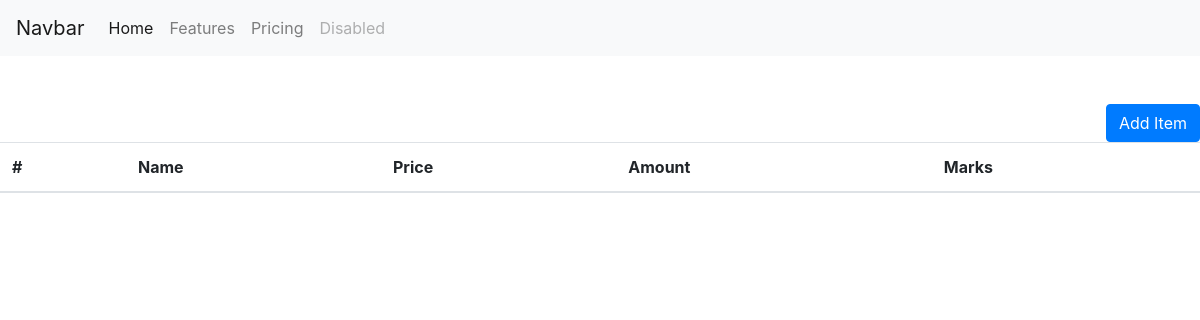
Before: / with the older database file.
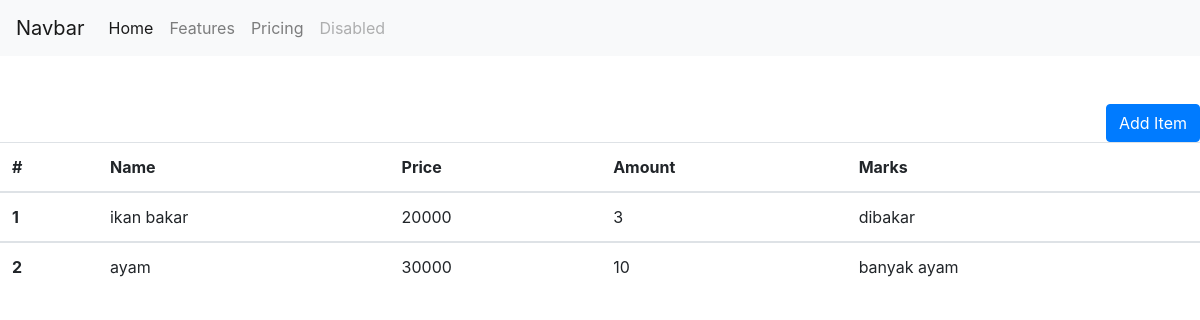
After: the same page with the newer database file.
### app.py (models this page shows, shortened)
class Restaurant(db.Model):
	id = db.Column(db.Integer, unique=True, primary_key=True)
	name = db.Column(db.String(150))
	price = db.Column(db.Integer)
	amount = db.Column(db.Integer)
	marks = db.Column(db.Text)

### app.py (the view)
@app.route('/')
def index():
	items = Restaurant.query.all()
	return render_template('index.html', data=items)

### templates/index.html (shortened to what this page needs)
<!DOCTYPE html>
<html>
<head>
	<link rel="stylesheet" href="https://maxcdn.bootstrapcdn.com/bootstrap/4.0.0/css/bootstrap.min.css">
</head>
<body>
	<nav class="navbar navbar-expand-lg navbar-light bg-light">
	  <a class="navbar-brand" href="#">Navbar</a>
	  <div class="collapse navbar-collapse" id="navbarNav">
	    <ul class="navbar-nav">
	      <li class="nav-item active">
	        <a class="nav-link" href="#">Home <span class="sr-only">(current)</span></a>
	      </li>
	      <li class="nav-item">
	        <a class="nav-link" href="#">Features</a>
	      </li>
	      <li class="nav-item">
	        <a class="nav-link" href="/showPrice">Pricing</a>
	      </li>
	      <li class="nav-item">
	        <a class="nav-link disabled" href="#">Disabled</a>
	      </li>
	    </ul>
	  </div>
	</nav>
	<br>
	<br>
	<button type="button" class="btn btn-primary" style="float:right;" data-toggle="modal" data-target="#exampleModal">
	  Add Item
	</button>
	<table class="table">
	  <thead>
	    <tr>
	      <th scope="col">#</th>
	      <th scope="col">Name</th>
	      <th scope="col">Price</th>
	      <th scope="col">Amount</th>
	      <th scope="col">Marks</th>
	    </tr>
	  </thead>
	  {%for item in data%}
	  <tbody>
	  	{%if item%}
	    <tr>
	      <th scope="row">{{item.id}}</th>
	      <td>{{item.name}}</td>
	      <td>{{item.price}}</td>
	      <td>{{item.amount}}</td>
	      <td>{{item.marks}}</td>
	    </tr>
	    {%endif%}
	  </tbody>
	  {%endfor%}
	</table>
</body>
</html>

Changed rows visible on the page:
added Restaurant: id "1", name "ikan bakar", price "20000", amount "3", marks "dibakar"
added Restaurant: id "2", name "ayam", price "30000", amount "10", marks "banyak ayam"
